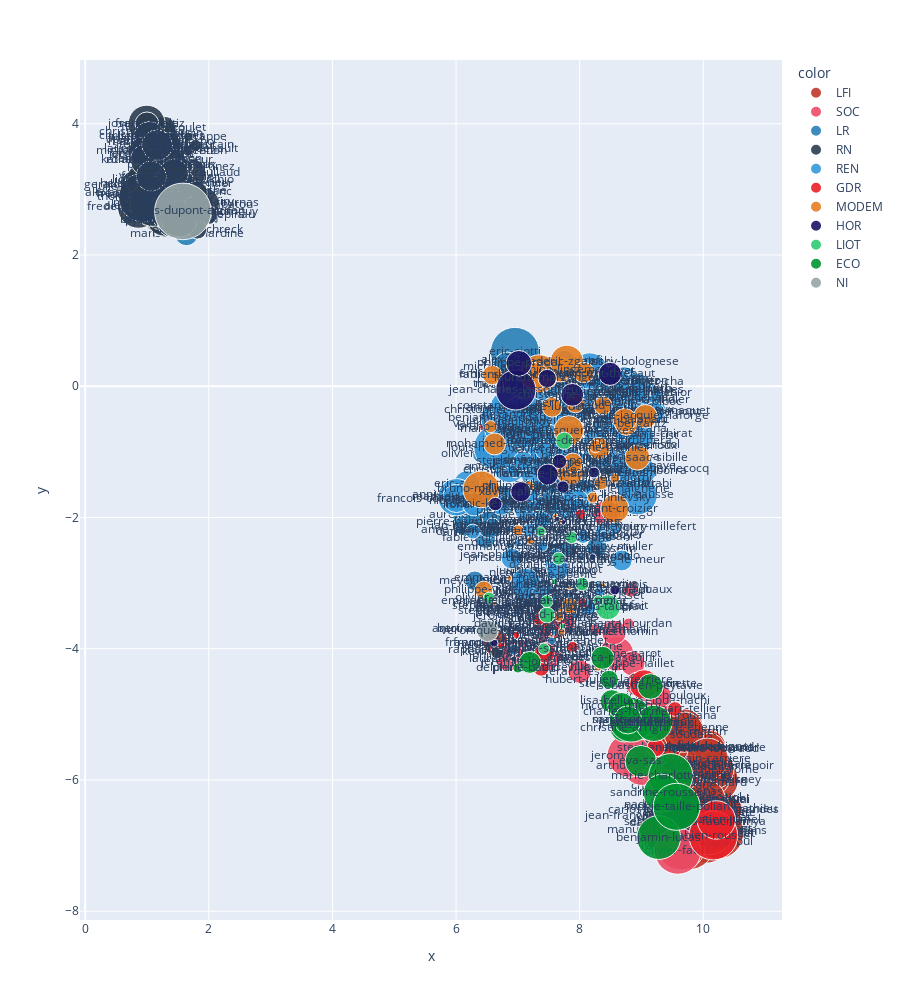

This figure's notebook cell:
### Code cell
fig = px.scatter(x=user_vec_reduced[:,0],y=user_vec_reduced[:,1],color=[user2groupe[user] for user in model.dv.index_to_key],size=[count_tweet[user] for user in model.dv.index_to_key],color_discrete_map=gp_politique_color,
           text= model.dv.index_to_key, height=1000,opacity=0.9,size_max=40)
fig

### Figure 1 — Plotly figure (JSON) as saved in the notebook; plotly's stock layout.template omitted (floating-point values rounded to 4 significant figures; data arrays with more than 128 entries replaced by an {"elided": "..."} marker saying what was removed)
{"data": [{"hovertemplate": "color=LFI<br>x=%{x}<br>y=%{y}<br>size=%{marker.size}<br>text=%{text}<extra></extra>", "legendgroup": "LFI", "marker": {"color": "#c0392b", "opacity": 0.9, "size": [106, 150, 216, 277, 176, 274, 303, 434, 296, 221, 245, 256, 340, 470, 426, 366, 269, 283, 134, 299, 273, 350, 329, 273, 105, 445, 92, 228, 76, 380, 14, 159, 340, 60, 103, 186, 88, 163, 266, 220, 173, 415, 249, 291, 90, 155, 207, 212, 257, 272, 144, 371, 292, 228, 96, 232, 180, 273, 215, 247], "sizemode": "area", "sizeref": 0.3156, "symbol": "circle"}, "mode": "markers+text", "name": "LFI", "orientation": "v", "showlegend": true, "text": ["adrien-quatennens", "alma-dufour", "andree-taurinya", "andy-kerbrat", "anne-stambach-terrenoir", "antoine-leaument", "arnaud-le-gall", "aurelie-trouve", "aurelien-saintoul", "carlos-martens-bilongo", "caroline-fiat", "catherine-couturier", "charlotte-leduc", "clemence-guette", "clementine-autain", "damien-maudet", "daniele-obono", "danielle-simonnet", "elisa-martin", "elise-leboucher", "emmanuel-fernandes", "eric-coquerel", "ersilia-soudais", "florian-chauche", "francois-piquemal", "francois-ruffin", "frederic-mathieu", "gabriel-amard", "hadrien-clouet", "hendrik-davi", "jean-francois-coulomme", "jerome-legavre", "karen-erodi", "laurent-alexandre", "loic-prud-homme", "louis-boyard", "manon-meunier", "manuel-bompard", "marianne-maximi", "martine-etienne", "mathilde-hignet", "mathilde-panot", "matthias-tavel", "maxime-laisney", "michel-sala", "murielle-lepvraud", "nadege-abomangoli", "nathalie-oziol", "pascale-martin", "paul-vannier", "rachel-keke", "raquel-garrido", "rodrigo-arenas", "sarah-legrain", "sebastien-delogu", "sebastien-rome", "sophia-chikirou", "sylvain-carriere", "ugo-bernalicis", "william-martinet"], "type": "scatter", "x": [10.17, 9.685, 10.29, 10.19, 10.0, 9.817, 9.827, 9.973, 10.05, 9.505, 9.33, 10.04, 9.511, 10.09, 9.761, 10.11, 9.442, 9.817, 9.887, 9.642, 10.25, 9.653, 9.496, 7.576, 6.642, 10.22, 10.44, 10.05, 10.09, 9.56, 9.189, 9.707, 9.957, 10.2, 9.659, 9.575, 9.805, 9.228, 9.96, 9.695, 10.1, 10.1, 10.1, 10.22, 10.26, 10.1, 9.627, 10.03, 9.683, 9.606, 10.17, 9.642, 9.641, 9.746, 9.488, 10.19, 9.92, 10.07, 10.06, 9.641], "xaxis": "x", "y": [-6.772, -6.53, -6.642, -6.584, -5.794, -6.463, -6.942, -6.386, -6.939, -6.465, -5.477, -5.516, -6.088, -6.51, -6.973, -6.824, -6.659, -6.57, -5.913, -5.501, -6.46, -6.825, -5.322, -3.533, -3.909, -6.799, -6.448, -6.042, -6.528, -6.573, -6.544, -6.731, -5.744, -5.51, -5.934, -6.447, -5.801, -6.767, -6.298, -5.202, -5.499, -6.745, -6.31, -6.004, -5.763, -5.525, -6.382, -6.281, -5.271, -6.451, -5.999, -7.002, -6.181, -6.336, -6.643, -5.841, -6.601, -5.678, -6.291, -6.559], "yaxis": "y"}, {"hovertemplate": "color=SOC<br>x=%{x}<br>y=%{y}<br>size=%{marker.size}<br>text=%{text}<extra></extra>", "legendgroup": "SOC", "marker": {"color": "#ED4C67", "opacity": 0.9, "size": [2, 81, 244, 44, 20, 13, 34, 82, 135, 87, 185, 32, 72, 112, 297, 4, 21, 96, 84, 338, 140, 98, 24, 95, 141], "sizemode": "area", "sizeref": 0.3156, "symbol": "circle"}, "mode": "markers+text", "name": "SOC", "orientation": "v", "showlegend": true, "text": ["alain-david", "anna-pic", "arthur-delaporte", "cecile-untermaier", "chantal-jourdan", "christian-baptiste", "claudia-rouaux", "elie-califer", "fatiha-keloua-hachi", "gerard-leseul", "guillaume-garot", "herve-saulignac", "inaki-echaniz", "isabelle-santiago", "jerome-guedj", "joel-aviragnet", "marietta-karamanli", "melanie-thomin", "mickael-bouloux", "olivier-faure", "philippe-brun", "philippe-naillet", "roger-vicot", "stephane-delautrette", "valerie-rabault"], "type": "scatter", "x": [7.207, 7.485, 9.01, 7.444, 8.789, 7.059, 8.827, 7.744, 9.246, 7.999, 8.597, 7.503, 9.069, 8.425, 8.794, 7.527, 8.253, 8.555, 9.3, 9.588, 6.863, 8.855, 7.628, 8.943, 6.614], "xaxis": "x", "y": [-3.868, -4.165, -5.784, -3.803, -3.618, -3.928, -3.102, -3.602, -4.801, -4.349, -4.078, -3.917, -4.963, -1.939, -5.627, -4.124, -3.708, -3.752, -4.724, -7.084, -4.114, -4.225, -4.12, -4.541, -0.5738], "yaxis": "y"}, {"hovertemplate": "color=LR<br>x=%{x}<br>y=%{y}<br>size=%{marker.size}<br>text=%{text}<extra></extra>", "legendgroup": "LR", "marker": {"color": "#2980b9", "opacity": 0.9, "size": [88, 11, 25, 65, 1, 224, 41, 1, 10, 378, 68, 161, 221, 69, 34, 1, 1, 115, 5, 85, 10, 28, 61, 4, 142, 1, 15, 55, 46, 6, 82, 24, 64, 19, 45, 5, 65, 5, 92], "sizemode": "area", "sizeref": 0.3156, "symbol": "circle"}, "mode": "markers+text", "name": "LR", "orientation": "v", "showlegend": true, "text": ["alexandra-martin", "alexandre-vincendet", "anne-laure-blin", "annie-genevard", "antoine-vermorel-marques", "aurelien-pradie", "dino-cinieri", "emilie-bonnivard", "emmanuel-maquet", "eric-ciotti", "fabien-di-filippo", "fabrice-brun", "francis-dubois", "ian-boucard", "isabelle-perigault", "jean-pierre-taite", "jerome-nury", "julien-dive", "justine-gruet", "mansour-kamardine", "marc-le-fur", "maxime-minot", "meyer-habib", "michel-herbillon", "michele-tabarot", "nathalie-serre", "nicolas-forissier", "nicolas-ray", "olivier-marleix", "philippe-gosselin", "philippe-juvin", "pierre-cordier", "pierre-henri-dumont", "raphael-schellenberger", "veronique-louwagie", "vincent-rolland", "virginie-duby-muller", "xavier-breton", "yannick-neuder"], "type": "scatter", "x": [7.189, 7.541, 6.124, 6.001, 6.825, 6.252, 7.81, 7.151, 6.883, 6.952, 6.471, 6.701, 7.487, 6.141, 7.58, 7.108, 6.829, 6.545, 7.225, 1.639, 7.826, 6.593, 6.302, 7.539, 6.832, 6.981, 7.252, 7.559, 6.406, 8.148, 7.115, 7.054, 6.274, 6.936, 7.434, 7.004, 8.28, 7.936, 7.368], "xaxis": "x", "y": [0.3968, -3.884, -2.19, -1.662, -3.701, -1.967, -2.477, -3.59, -2.447, 0.5246, -2.312, -1.752, -1.751, -2.123, -2.503, -3.716, -3.504, -2.107, -2.811, 2.318, -3.224, -2.111, -2.965, -2.81, 0.292, -3.687, -2.844, -0.8223, -1.039, -2.486, -3.134, -2.957, -2.071, -4.015, -1.751, -3.458, -2.45, -3.491, -3.118], "yaxis": "y"}, {"hovertemplate": "color=RN<br>x=%{x}<br>y=%{y}<br>size=%{marker.size}<br>text=%{text}<extra></extra>", "legendgroup": "RN", "marker": {"color": "#2c3e50", "opacity": 0.9, "size": [162, 131, 107, 95, 67, 93, 71, 128, 139, 123, 132, 55, 29, 231, 58, 19, 309, 108, 124, 85, 179, 216, 276, 71, 226, 102, 118, 170, 213, 61, 38, 314, 70, 201, 23, 90, 223, 148, 247, 188, 26, 215, 117, 6, 157, 62, 332, 99, 56, 112, 30, 232, 101, 166, 56, 208, 60, 173, 3, 50, 76, 148, 13, 374, 131, 36, 142], "sizemode": "area", "sizeref": 0.3156, "symbol": "circle"}, "mode": "markers+text", "name": "RN", "orientation": "v", "showlegend": true, "text": ["alexandra-masson", "alexandre-loubet", "alexandre-sabatou", "anais-sabatini", "angelique-ranc", "annick-cousin", "antoine-villedieu", "beatrice-roullaud", "bruno-bilde", "bryan-masson", "caroline-parmentier", "christian-girard", "christine-loir", "christophe-barthes", "christophe-bentz", "daniel-grenon", "edwige-diaz", "emeric-salmon", "emmanuel-blairy", "florence-goulet", "franck-allisio", "frank-giletti", "frederic-boccaletti", "frederic-cabrolier", "frederic-falcon", "geraldine-grangier", "gisele-lelouis", "gregoire-de-fournas", "helene-laporte", "herve-de-lepinau", "jean-philippe-tanguy", "jerome-buisson", "jocelyn-dessigny", "jordan-guitton", "jose-beaurain", "jose-gonzalez", "julie-lechanteux", "julien-rancoule", "katiana-levavasseur", "kevin-mauvieux", "kevin-pfeffer", "laure-lavalette", "laurence-robert-dehault", "laurent-jacobelli", "lionel-tivoli", "marie-france-lorho", "marine-le-pen", "mathilde-paris", "matthieu-marchio", "michael-taverne", "michele-martinez", "nicolas-meizonnet", "philippe-ballard", "philippe-lottiaux", "philippe-schreck", "pierre-meurin", "roger-chudeau", "romain-baubry", "sandrine-dogor-such", "serge-muller", "sophie-blanc", "stephanie-galzy", "thierry-frappe", "thomas-menage", "victor-catteau", "yael-menache", "yoann-gillet"], "type": "scatter", "x": [0.8447, 1.075, 1.863, 0.9626, 1.094, 1.296, 1.584, 1.726, 1.428, 1.203, 1.481, 0.9253, 1.507, 1.076, 1.364, 1.666, 1.174, 1.218, 1.643, 1.275, 1.279, 0.9951, 0.8626, 1.376, 0.839, 0.8311, 1.214, 1.901, 0.9015, 1.982, 1.88, 1.688, 1.334, 1.03, 1.786, 0.9999, 0.8697, 1.038, 1.157, 1.426, 6.665, 1.009, 1.381, 6.934, 0.914, 1.221, 1.094, 1.352, 1.601, 0.9191, 1.63, 1.353, 1.352, 1.39, 1.814, 1.523, 7.497, 1.002, 7.23, 1.103, 1.801, 1.166, 1.67, 0.9341, 1.438, 1.651, 1.069], "xaxis": "x", "y": [2.94, 2.744, 2.755, 3.775, 3.546, 3.85, 3.096, 3.252, 2.718, 2.535, 3.078, 3.873, 3.375, 3.821, 3.584, 3.589, 2.879, 3.462, 2.808, 3.938, 2.543, 4.001, 2.726, 3.19, 2.934, 3.06, 2.594, 2.791, 3.082, 2.612, 2.653, 2.652, 2.869, 3.546, 3.67, 3.997, 3.031, 3.801, 3.449, 2.53, -4.056, 2.909, 3.613, -4.159, 3.143, 3.724, 2.786, 3.675, 3.136, 3.585, 3.347, 2.674, 2.539, 3.369, 2.386, 2.55, -3.317, 3.448, -3.373, 3.737, 2.958, 3.675, 3.8, 2.876, 3.246, 2.982, 3.202], "yaxis": "y"}, {"hovertemplate": "color=REN<br>x=%{x}<br>y=%{y}<br>size=%{marker.size}<br>text=%{text}<extra></extra>", "legendgroup": "REN", "marker": {"color": "#3498db", "opacity": 0.9, "size": {"elided": "139 int values"}, "sizemode": "area", "sizeref": 0.3156, "symbol": "circle"}, "mode": "markers+text", "name": "REN", "orientation": "v", "showlegend": true, "text": {"elided": "139 str values"}, "type": "scatter", "x": {"elided": "139 float values"}, "xaxis": "x", "y": {"elided": "139 float values"}, "yaxis": "y"}, {"hovertemplate": "color=GDR<br>x=%{x}<br>y=%{y}<br>size=%{marker.size}<br>text=%{text}<extra></extra>", "legendgroup": "GDR", "marker": {"color": "#EA2027", "opacity": 0.9, "size": [19, 8, 91, 376, 15, 8, 34, 18, 137, 23, 38, 233, 34, 52, 67], "sizemode": "area", "sizeref": 0.3156, "symbol": "circle"}, "mode": "markers+text", "name": "GDR", "orientation": "v", "showlegend": true, "text": ["andre-chassaigne", "davy-rimane", "elsa-faucillon", "fabien-roussel", "frederic-maillot", "hubert-wulfranc", "jean-marc-tellier", "jiovanny-william", "karine-lebon", "nicolas-sansu", "pierre-dharreville", "sebastien-jumel", "soumya-bourouaha", "stephane-peu", "yannick-monnet"], "type": "scatter", "x": [7.886, 6.973, 10.15, 10.16, 8.05, 6.729, 9.541, 8.015, 9.042, 7.344, 7.377, 10.21, 9.342, 9.232, 7.436], "xaxis": "x", "y": [-3.973, -3.791, -6.647, -6.847, -3.303, -3.957, -4.919, -1.953, -4.544, -3.549, -4.3, -6.609, -5.032, -5.508, -4.063], "yaxis": "y"}, {"hovertemplate": "color=MODEM<br>x=%{x}<br>y=%{y}<br>size=%{marker.size}<br>text=%{text}<extra></extra>", "legendgroup": "MODEM", "marker": {"color": "#e67e22", "opacity": 0.9, "size": [79, 129, 62, 30, 23, 212, 7, 99, 96, 88, 4, 87, 59, 2, 225, 174, 76, 10, 4, 4, 19, 5, 9, 19, 128, 141, 68, 40, 52, 24, 76, 3, 14, 58, 62, 17, 50, 15, 3, 106, 3, 120], "sizemode": "area", "sizeref": 0.3156, "symbol": "circle"}, "mode": "markers+text", "name": "MODEM", "orientation": "v", "showlegend": true, "text": ["anne-bergantz", "anne-laure-babault", "aude-luquet", "blandine-brocard", "bruno-fuchs", "bruno-millienne", "christophe-blanchet", "cyrille-isaac-sibille", "delphine-lingemann", "elodie-jacquier-laforge", "emmanuel-mandon", "erwan-balanant", "fabien-laine", "frantz-gumbs", "frederic-petit", "frederic-zgainski", "geraldine-bannier", "hubert-ott", "jean-louis-bourlanges", "jean-paul-mattei", "jean-pierre-cubertafon", "jimmy-pahun", "josy-poueyto", "laurence-vichnievsky", "laurent-croizier", "laurent-esquenet-goxes", "louise-morel", "mathilde-desjonqueres", "maud-petit", "mickael-cosson", "mohamed-laqhila", "nicolas-turquois", "olivier-falorni", "perrine-goulet", "philippe-bolo", "philippe-latombe", "philippe-vigier", "richard-ramos", "romain-daubie", "sabine-thillaye", "sophie-mette", "vincent-bru"], "type": "scatter", "x": [8.753, 7.842, 7.554, 8.352, 6.56, 6.408, 7.71, 8.933, 7.69, 9.064, 6.863, 8.727, 6.584, 6.918, 7.347, 7.792, 8.31, 8.296, 7.676, 7.688, 7.003, 7.609, 7.197, 8.209, 8.568, 7.824, 8.069, 7.839, 8.377, 8.254, 6.623, 8.377, 8.57, 7.93, 7.89, 7.176, 6.448, 7.663, 6.622, 7.255, 7.836, 7.272], "xaxis": "x", "y": [-0.577, -1.283, -0.3197, -1.471, -0.6155, -1.572, -3.74, -1.087, 0.2523, -0.4578, -2.924, -0.5155, 0.1705, -3.335, 0.1926, 0.3724, -0.9483, -4.283, -2.065, -3.419, -2.198, -1.986, -2.354, -1.697, -1.865, -0.6759, 0.2075, -3.345, -0.2967, -0.9168, -0.8797, -3.026, -1.403, -0.2584, -1.169, -1.525, -3.105, -3.511, -3.311, 0.164, -3.07, 0.1497], "yaxis": "y"}, {"hovertemplate": "color=HOR<br>x=%{x}<br>y=%{y}<br>size=%{marker.size}<br>text=%{text}<extra></extra>", "legendgroup": "HOR", "marker": {"color": "#1B1464", "opacity": 0.9, "size": [1, 70, 4, 82, 4, 24, 10, 255, 33, 4, 53, 19, 29, 16, 1, 5, 104, 7, 85, 65], "sizemode": "area", "sizeref": 0.3156, "symbol": "circle"}, "mode": "markers+text", "name": "HOR", "orientation": "v", "showlegend": true, "text": ["anne-cecile-violland", "anne-le-henanff", "beatrice-bellamy", "christophe-plassard", "didier-lemaire", "felicie-gerard", "francois-jolivet", "jean-charles-larsonneur", "jean-francois-portarrieu", "jeremie-patrier-leitus", "laurent-marcangeli", "lise-magnier", "loic-kervran", "luc-lamirault", "naima-moutchou", "paul-christophe", "philippe-pradal", "thierry-benoit", "vincent-thiebaut", "xavier-albertini"], "type": "scatter", "x": [7.22, 7.483, 7.779, 7.88, 7.636, 7.73, 6.617, 6.967, 7.673, 7.737, 7.475, 8.231, 6.636, 8.57, 7.312, 7.811, 7.017, 8.211, 8.491, 7.048], "xaxis": "x", "y": [-3.383, -1.345, -2.646, -0.1313, -2.023, -1.535, -3.916, -0.05618, -1.146, -2.071, 0.1183, -1.315, -1.795, -3.103, -3.199, -2.318, 0.3495, -2.604, 0.1888, -1.607], "yaxis": "y"}, {"hovertemplate": "color=LIOT<br>x=%{x}<br>y=%{y}<br>size=%{marker.size}<br>text=%{text}<extra></extra>", "legendgroup": "LIOT", "marker": {"color": "#2ecc71", "opacity": 0.9, "size": [47, 21, 40, 15, 99, 6, 29, 26, 22, 24, 15, 24, 5], "sizemode": "area", "sizeref": 0.3156, "symbol": "circle"}, "mode": "markers+text", "name": "LIOT", "orientation": "v", "showlegend": true, "text": ["beatrice-descamps", "benjamin-saint-huile", "bertrand-pancher", "charles-de-courson", "david-taupiac", "guy-bricout", "jean-felix-acquaviva", "michel-castellani", "olivier-serva", "paul-andre-colombani", "paul-molac", "pierre-morel-a-l-huissier", "stephane-lenormand"], "type": "scatter", "x": [7.751, 7.421, 7.47, 7.365, 8.456, 7.587, 8.038, 7.659, 6.534, 7.869, 8.3, 7.469, 7.728], "xaxis": "x", "y": [-0.8307, -4.003, -3.486, -2.214, -3.368, -2.977, -3.014, -2.626, -3.227, -2.303, -3.266, -3.279, -3.658], "yaxis": "y"}, {"hovertemplate": "color=ECO<br>x=%{x}<br>y=%{y}<br>size=%{marker.size}<br>text=%{text}<extra></extra>", "legendgroup": "ECO", "marker": {"color": "#009432", "opacity": 0.9, "size": [304, 117, 126, 16, 158, 84, 54, 174, 76, 112, 86, 309, 309, 114, 207, 124, 227, 103, 349], "sizemode": "area", "sizeref": 0.3156, "symbol": "circle"}, "mode": "markers+text", "name": "ECO", "orientation": "v", "showlegend": true, "text": ["benjamin-lucas", "charles-fournier", "christine-arrighi", "delphine-batho", "eva-sas", "francesca-pasquini", "hubert-julien-laferriere", "jean-claude-raux", "jeremie-iordanoff", "julie-laernoes", "lisa-belluco", "marie-charlotte-garin", "marie-pochon", "nicolas-thierry", "sabrina-sebaihi", "sandra-regol", "sandrine-rousseau", "sebastien-peytavie", "sophie-taille-polian"], "type": "scatter", "x": [9.278, 8.777, 8.722, 7.0, 8.989, 8.369, 8.478, 9.071, 7.195, 9.112, 8.519, 9.473, 8.836, 8.673, 9.198, 8.778, 9.337, 9.145, 9.568], "xaxis": "x", "y": [-6.877, -4.965, -5.207, -4.294, -5.714, -4.139, -4.469, -5.133, -4.208, -5.12, -4.801, -5.934, -5.086, -4.872, -5.137, -5.085, -6.201, -4.575, -6.409], "yaxis": "y"}, {"hovertemplate": "color=NI<br>x=%{x}<br>y=%{y}<br>size=%{marker.size}<br>text=%{text}<extra></extra>", "legendgroup": "NI", "marker": {"color": "#95a5a6", "opacity": 0.9, "size": [1, 5, 505, 72], "sizemode": "area", "sizeref": 0.3156, "symbol": "circle"}, "mode": "markers+text", "name": "NI", "orientation": "v", "showlegend": true, "text": ["david-habib", "emmanuelle-menard", "nicolas-dupont-aignan", "veronique-besse"], "type": "scatter", "x": [6.823, 6.706, 1.581, 6.511], "xaxis": "x", "y": [-3.621, -3.272, 2.664, -3.729], "yaxis": "y"}], "layout": {"height": 1000, "legend": {"itemsizing": "constant", "title": {"text": "color"}, "tracegroupgap": 0}, "margin": {"t": 60}, "xaxis": {"anchor": "y", "domain": [0, 1], "title": {"text": "x"}}, "yaxis": {"anchor": "x", "domain": [0, 1], "title": {"text": "y"}}}}
